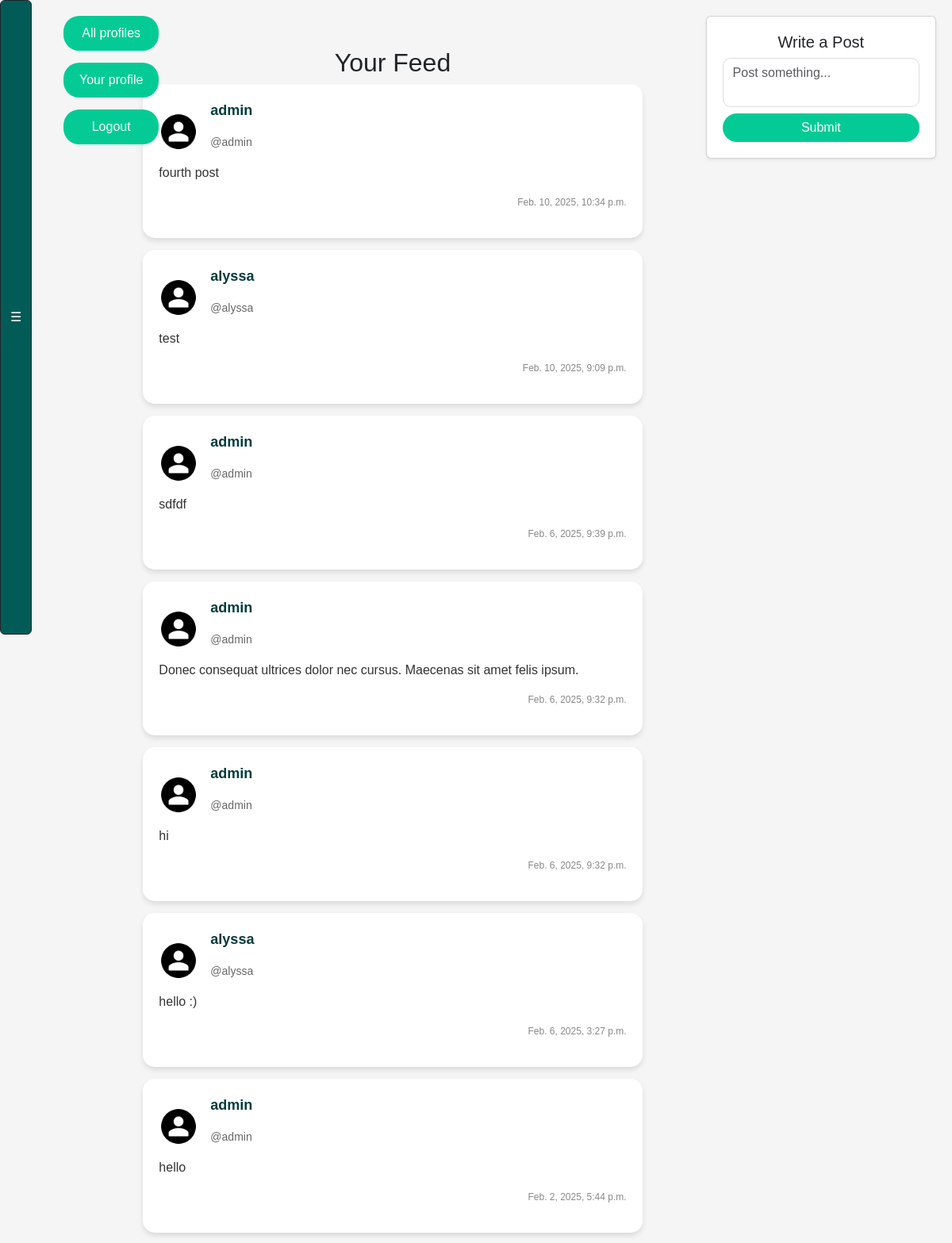
Page /feed/ (signed in, upper part) on the earlier database version.
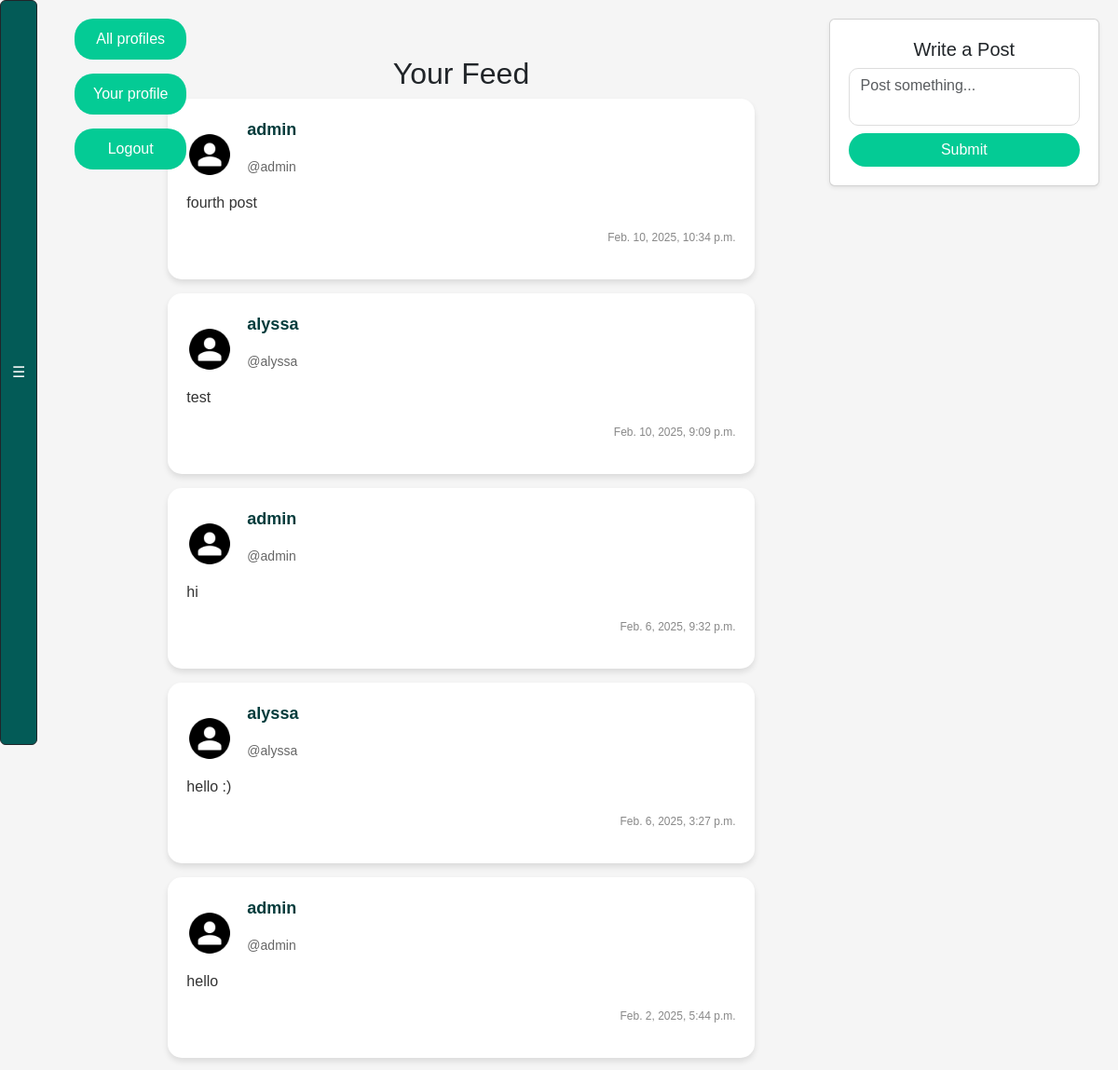
Same page on the later database version.
### webapp/models.py (models this page shows, shortened)
class Post(models.Model):
    user = models.ForeignKey(
        User, related_name="posts", on_delete=models.DO_NOTHING
    )
    body = models.CharField(max_length=140)
    created_at = models.DateTimeField(auto_now_add=True)

### webapp/views.py (the view, shortened to what this page needs)
# urls.py: path('feed/', views.feed_view, name='feed'),
def feed_view(request):
    form = PostForm(request.POST or None)
    user_posts = Post.objects.filter(user=request.user)
    followed_users = request.user.profile.follows.all()
    followed_posts = Post.objects.filter(user__profile__in=followed_users)
    all_posts = (user_posts | followed_posts).order_by("-created_at")
    print("Total posts:", all_posts.count())
    return render(request, "feed.html", {"form": form, "all_posts": all_posts})

### webapp/forms.py (shortened to what this page needs)
class PostForm(forms.ModelForm):
    body = forms.CharField(required=True)
    class Meta:
        model = Post
        exclude = ("user", )

### webapp/templates/feed.html (shortened to what this page needs)
{% load static %}
<!DOCTYPE html>
<html lang="en">
<head>
    <link href="https://cdn.jsdelivr.net/npm/bootstrap@5.3.0-alpha1/dist/css/bootstrap.min.css" rel="stylesheet">
    <link rel="stylesheet" href="{% static 'css/style.css' %}">
</head>
<body>
    {% include 'exercise_bar.html' %}
    <div class="top-buttons">
        <a href="{% url 'profile_list' %}" class="btn-top">All profiles</a>
        <a href="{% url 'home' %}" class="btn-top">Your profile</a>
        <a href="{% url 'logout' %}" class="btn-top">Logout</a>
    </div>
    <div class="main-content">
        <div class="content-wrapper">
            <div class="feed-container">
                <h2 class="text-center">Your Feed</h2>
                <div class="feed-content">
                    {% for post in all_posts %}
                        <a href="{% url 'post' post.id %}" class="card-link">
                            <div class="post-item">
                                <div class="post-header">
                                    <img src="{% static 'images/default-avatar.png' %}" alt="User Avatar" class="post-avatar">
                                    <div class="post-user-info">
                                        <p class="username">{{ post.user.username }}</p>
                                        <p class="handle">@{{ post.user.username|lower }}</p>
                                    </div>
                                </div>
                                <div class="post-body">
                                    <p>{{ post.body }}</p>
                                </div>
                                <div class="post-footer">
                                    <p class="timestamp">{{ post.created_at }}</p>
                                </div>
                            </div>
                        </a>
                    {% empty %}
                        <p class="text-center text-muted">No posts available.</p>
                    {% endfor %}
                </div>
            </div>
            <div class="post-box">
                <div class="card shadow-sm">
                    <div class="card-body">
                        <h5 class="text-center">Write a Post</h5>
                        <form method="post">
                            <textarea name="body" class="form-control post-input" placeholder="Post something..."></textarea>
                            <button type="submit" class="btn btn-success w-100 rounded-pill mt-2">Submit</button>
                        </form>
                    </div>
                </div>
            </div>
        </div>
    </div>
</body>
</html>

### webapp/templates/exercise_bar.html (shortened to what this page needs)
{% load static %}
<head>
    <link rel="stylesheet" href="https://cdn.jsdelivr.net/npm/bootstrap-icons/font/bootstrap-icons.css">
    <link rel="stylesheet" href="{% static 'css/style.css' %}">
</head>
<body>
<button id="sidebarToggle" class="btn bg-green btn-dark sidebar-toggle" type="button" data-bs-toggle="offcanvas" data-bs-target="#sidebar" aria-controls="sidebar">
    ☰
</button>
</body>

### webapp/static/css/style.css (style rules this page uses)
body { background-color: #f5f5f5; font-family: 'Nunito', sans-serif; margin: 0; display: flex; height: 100vh; overflow-y: auto; }
.main-content { margin-left: 80px; padding: 20px; flex-grow: 1; display: flex; flex-direction: column; align-items: center; transition: margin-left 0.3s ease; }
.top-buttons { position: fixed; text-align: center; flex-direction: column; top: 20px; left: 80px; display: flex; gap: 15px; transition: left 0.3s ease; }
.btn-feed, .btn-top { text-decoration: none; background-color: #04cb95; color: white; border: none; padding: 10px 20px; border-radius: 20px; font-size: 16px; cursor: pointer; }
.card-body { padding: 20px; }
.card-link { text-decoration: none; color: inherit; display: block; width: 100%; }
.content-wrapper { display: flex; justify-content: space-between; width: 100%; max-width: 1200px; gap: 40px; }
.feed-container { width: 65%; margin: 40px; }
.post-box { width: 30%; max-width: 350px; position: sticky; top: 80px; }
.post-item { background-color: white; border-radius: 15px; box-shadow: 0px 4px 6px rgba(0, 0, 0, 0.1); padding: 20px; transition: transform 0.2s ease; margin-bottom: 15px; }
.post-header { display: flex; align-items: center; }
.post-avatar { width: 50px; height: 50px; border-radius: 50%; margin-right: 15px; }
.post-user-info .username { font-size: 18px; font-weight: bold; color: #043c3c; }
.post-user-info .handle { font-size: 14px; color: #666; }
.post-body { font-size: 16px; color: #333; margin-bottom: 15px; }
.post-footer { text-align: right; font-size: 12px; color: #888; }
.post-input { min-height: 120px; border-radius: 10px; border: 1px solid #ddd; resize: none; }
.btn-success { background-color: #04cb95; border: none; }
.bg-green { background-color: #035b57 !important; }

Differences in the rows shown:
removed Post: user.username "admin", body "sdfdf", created_at "Feb. 6, 2025, 9:39 p.m."
removed Post: user.username "admin", body "Donec consequat ultrices dolor nec cursus. Maecenas sit amet felis ipsum.", created_at "Feb. 6, 2025, 9:32 p.m."
